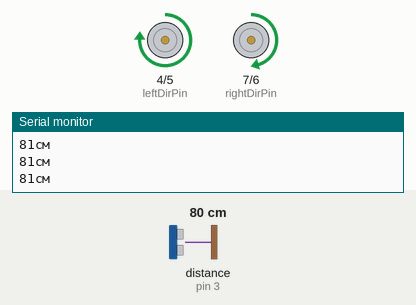
The sketch below on a simulated Arduino Uno, built with avr-gcc and run on an emulated ATmega328P. Parts: direction and speed pins drawn as motors (green arrow = direction pin HIGH = forward, orange = LOW = backward, longer = more drive), the last lines printed to the serial monitor. The inputs (shaded band) are chosen by the test bench; at power-on: distance to the obstacle (sensor on pin 3) 80 cm. The echo pulse lasts 58.3 µs per cm.

Above: at 1.2 s.
1.3 s: distance to the obstacle (sensor on pin 3) set to 62 cm
At 2.3 s:
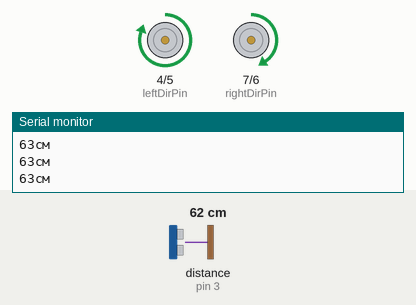
2.8 s: distance to the obstacle (sensor on pin 3) set to 59 cm
At 4.0 s:
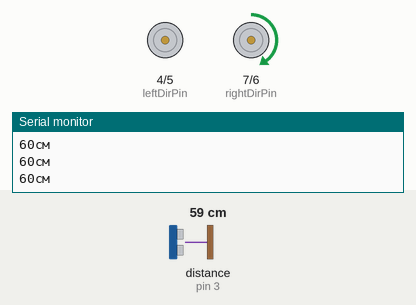
4.3 s: distance to the obstacle (sensor on pin 3) set to 2 cm
At 5.3 s:
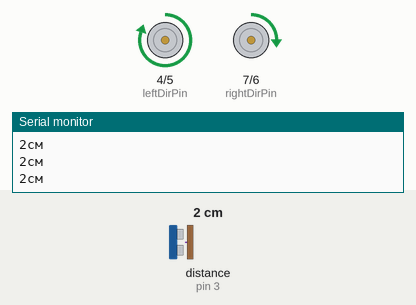
5.8 s: distance to the obstacle (sensor on pin 3) set to 35 cm
At 6.3 s:
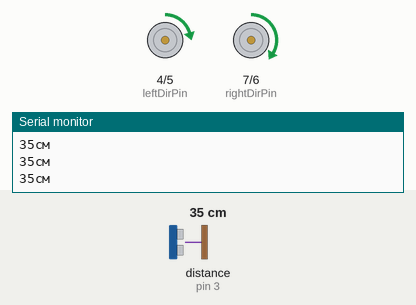
7.3 s: distance to the obstacle (sensor on pin 3) set to 120 cm
At 8.1 s:
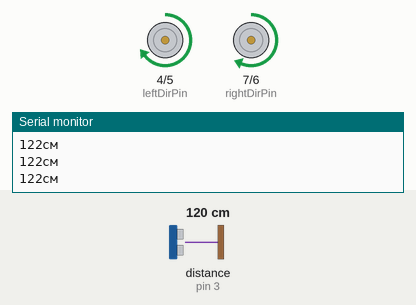
Timing chart, 0 to 9.8 s (numbered marks = the images above; inputs shaded):
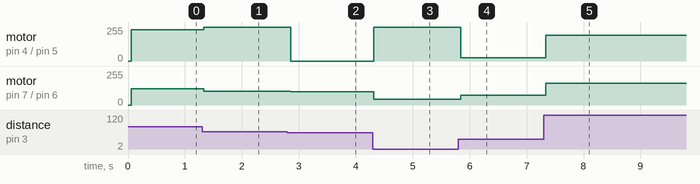

The sketch:

PID_PID__1_.ino
```cpp
#include <NewPing.h>
#define PIN_TRIG 2
#define PIN_ECHO 3
#define MAX_DISTANCE 200
NewPing sonar(PIN_TRIG, PIN_ECHO, MAX_DISTANCE);

int leftDirPin = 4;
int leftSpeedPin = 5;

int rightDirPin = 7;
int rightSpeedPin = 6;

int runSpeed = 50;

void go()
{
  analogWrite (leftSpeedPin, runSpeed);
  analogWrite (rightSpeedPin, runSpeed);
}

void goForward()
{
    digitalWrite (leftDirPin, HIGH);
    digitalWrite (rightDirPin, HIGH);
    go();
}

void turnLeft()
{
  digitalWrite(leftDirPin, HIGH);
  digitalWrite(rightDirPin, LOW);
  go();
}

void pidForward(int xLeft, int xRight)
{
  analogWrite (leftSpeedPin, xLeft);
  analogWrite (rightSpeedPin, xRight);
  digitalWrite (leftDirPin, HIGH);
  digitalWrite (rightDirPin, HIGH);
}

void go2(int xLeft, int xRight)
{
  analogWrite (leftSpeedPin, xLeft);
  analogWrite (rightSpeedPin, xRight);
}
void setup() {
  Serial.begin(9600);
  pinMode(leftDirPin, OUTPUT);
  pinMode(leftSpeedPin, OUTPUT);
  pinMode(rightDirPin, OUTPUT);
  pinMode(rightSpeedPin, OUTPUT);
  pinMode(2, OUTPUT);
  pinMode(3, INPUT);
}

void loop() {
    delay(50);
    unsigned int distance = sonar.ping_cm();
    Serial.print(distance);
    Serial.println("см");
    int Ust = 10;
    int err = distance - Ust;
    int k = 1.5;
    int U = err*k;
    int Vleft = runSpeed - U;
    int Vright = runSpeed + U;
    pidForward(Vleft, Vright);
}
```

Measured:
- the behaviour switches between 60 and 59 cm on distance to the obstacle (sensor on pin 3) (found by bisection; images 1 and 2)
- after the input at 1.3 s, motor on pin 4 (leftDirPin) / pin 5 (leftSpeedPin): forward 235/255 → forward 253/255 at once; motor on pin 7 (rightDirPin) / pin 6 (rightSpeedPin): forward 121/255 → forward 103/255 at once
- after the input at 2.8 s, motor on pin 4 (leftDirPin) / pin 5 (leftSpeedPin): forward 253/255 → stopped after 0.06 s; motor on pin 7 (rightDirPin) / pin 6 (rightSpeedPin): forward 103/255 → forward 100/255 after 0.06 s
- after the input at 4.3 s, motor on pin 4 (leftDirPin) / pin 5 (leftSpeedPin): stopped → forward 253/255 at once; motor on pin 7 (rightDirPin) / pin 6 (rightSpeedPin): forward 100/255 → forward 42/255 at once
- after the input at 5.8 s, motor on pin 4 (leftDirPin) / pin 5 (leftSpeedPin): forward 253/255 → forward 25/255 after 0.05 s; motor on pin 7 (rightDirPin) / pin 6 (rightSpeedPin): forward 42/255 → forward 75/255 after 0.05 s
- after the input at 7.3 s, motor on pin 4 (leftDirPin) / pin 5 (leftSpeedPin): forward 25/255 → forward 194/255 at once; motor on pin 7 (rightDirPin) / pin 6 (rightSpeedPin): forward 75/255 → forward 162/255 at once
